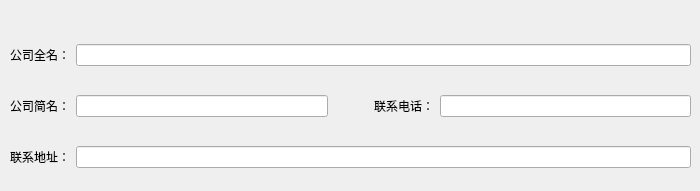
                 <widget class="QWidget" name="tabGongSiXinXi">
                  <attribute name="title">
                   <string>公司信息</string>
                  </attribute>
                  <widget class="QWidget" name="layoutWidget">
                   <property name="geometry">
                    <rect>
                     <x>10</x>
                     <y>31</y>
                     <width>681</width>
                     <height>151</height>
                    </rect>
                   </property>
                   <layout class="QVBoxLayout" name="verticalLayout_8">
                    <item>
                     <layout class="QHBoxLayout" name="horizontalLayout_33">
                      <item>
                       <widget class="QLabel" name="labelCompantName">
                        <property name="text">
                         <string>公司全名：</string>
                        </property>
                       </widget>
                      </item>
                      <item>
                       <widget class="QLineEdit" name="lineEditComanyName"/>
                      </item>
                     </layout>
                    </item>
                    <item>
                     <spacer name="verticalSpacer">
                      <property name="orientation">
                       <enum>Qt::Vertical</enum>
                      </property>
                      <property name="sizeType">
                       <enum>QSizePolicy::Fixed</enum>
                      </property>
                      <property name="sizeHint" stdset="0">
                       <size>
                        <width>10</width>
                        <height>10</height>
                       </size>
                      </property>
                     </spacer>
                    </item>
                    <item>
                     <layout class="QHBoxLayout" name="horizontalLayout_32">
                      <item>
                       <widget class="QLabel" name="labelCompanyShortName">
                        <property name="text">
                         <string>公司简名：</string>
                        </property>
                       </widget>
                      </item>
                      <item>
                       <widget class="QLineEdit" name="lineEdit_19"/>
                      </item>
                      <item>
                       <spacer name="horizontalSpacer_17">
                        <property name="orientation">
                         <enum>Qt::Horizontal</enum>
                        </property>
                        <property name="sizeType">
                         <enum>QSizePolicy::Fixed</enum>
                        </property>
                        <property name="sizeHint" stdset="0">
                         <size>
                          <width>40</width>
                          <height>20</height>
                         </size>
                        </property>
                       </spacer>
                      </item>
                      <item>
                       <widget class="QLabel" name="labelContact">
                        <property name="text">
                         <string>联系电话：</string>
                        </property>
                       </widget>
                      </item>
                      <item>
                       <widget class="QLineEdit" name="lineEditContact"/>
                      </item>
                     </layout>
                    </item>
                    <item>
                     <spacer name="verticalSpacer_2">
                      <property name="orientation">
                       <enum>Qt::Vertical</enum>
                      </property>
                      <property name="sizeType">
                       <enum>QSizePolicy::Fixed</enum>
                      </property>
                      <property name="sizeHint" stdset="0">
                       <size>
                        <width>20</width>
                        <height>10</height>
                       </size>
                      </property>
                     </spacer>
                    </item>
                    <item>
                     <layout class="QHBoxLayout" name="horizontalLayout_31">
                      <item>
                       <widget class="QLabel" name="labelAddress">
                        <property name="text">
                         <string>联系地址：</string>
                        </property>
                       </widget>
                      </item>
                      <item>
                       <widget class="QLineEdit" name="lineEditAddress_2"/>
                      </item>
                     </layout>
                    </item>
                   </layout>
                  </widget>
                 </widget>
